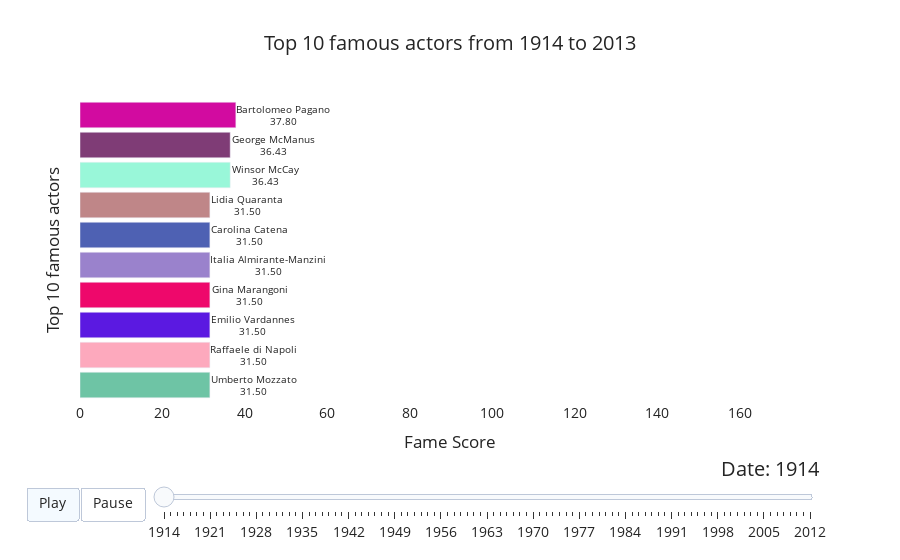

The cell this chart's notebook holds for it:
### Code cell
my_raceplot = barplot(cmu_character_subset,
                      item_column='actor_name',
                      value_column='fameScore',
                      time_column='release_year',
                      top_entries=10)

fig = my_raceplot.plot(title = 'Top 10 famous actors from 1914 to 2013',
                 item_label = 'Top 10 famous actors',
                 value_label = 'Fame Score',
                 frame_duration = 800)

fig.update_layout(colorway=MULT_COLOR, template=TEMPLATE)

### Figure 1 — Plotly figure (JSON) as saved in the notebook; plotly's stock layout.template omitted (floating-point values rounded to 4 significant figures)
{"data": [{"cliponaxis": false, "hoverinfo": "all", "marker": {"color": ["rgb(110, 196, 165)", "rgb(253, 169, 189)", "rgb(91, 25, 225)", "rgb(238, 8, 107)", "rgb(154, 130, 204)", "rgb(78, 97, 179)", "rgb(191, 134, 136)", "rgb(153, 247, 217)", "rgb(127, 60, 118)", "rgb(210, 11, 160)"]}, "orientation": "h", "textangle": 0, "textposition": "outside", "texttemplate": "%{y}<br>%{x:.4s}", "type": "bar", "x": [31.5, 31.5, 31.5, 31.5, 31.5, 31.5, 31.5, 36.43, 36.43, 37.8], "y": ["Umberto Mozzato", "Raffaele di Napoli", "Emilio Vardannes", "Gina Marangoni", "Italia Almirante-Manzini", "Carolina Catena", "Lidia Quaranta", "Winsor McCay", "George McManus", "Bartolomeo Pagano"]}], "layout": {"bargap": 0.15, "colorway": ["#4C78A8", "#F58518", "#E45756", "#72B7B2", "#54A24B", "#EECA3B", "#B279A2", "#FF9DA6", "#9D755D", "#BAB0AC"], "font": {"size": 14}, "plot_bgcolor": "#FFFFFF", "sliders": [{"active": 0, "currentvalue": {"font": {"size": 20}, "prefix": "Date: ", "visible": true, "xanchor": "right"}, "len": 0.9, "pad": {"b": 10, "t": 50}, "steps": [{"args": [["1914"], {"frame": {"duration": 800, "redraw": false}, "mode": "immediate", "transition": {"duration": 800}}], "label": "1914", "method": "animate"}, {"args": [["1915"], {"frame": {"duration": 800, "redraw": false}, "mode": "immediate", "transition": {"duration": 800}}], "label": "1915", "method": "animate"}, {"args": [["1916"], {"frame": {"duration": 800, "redraw": false}, "mode": "immediate", "transition": {"duration": 800}}], "label": "1916", "method": "animate"}, {"args": [["1917"], {"frame": {"duration": 800, "redraw": false}, "mode": "immediate", "transition": {"duration": 800}}], "label": "1917", "method": "animate"}, {"args": [["1918"], {"frame": {"duration": 800, "redraw": false}, "mode": "immediate", "transition": {"duration": 800}}], "label": "1918", "method": "animate"}, {"args": [["1919"], {"frame": {"duration": 800, "redraw": false}, "mode": "immediate", "transition": {"duration": 800}}], "label": "1919", "method": "animate"}, {"args": [["1920"], {"frame": {"duration": 800, "redraw": false}, "mode": "immediate", "transition": {"duration": 800}}], "label": "1920", "method": "animate"}, {"args": [["1921"], {"frame": {"duration": 800, "redraw": false}, "mode": "immediate", "transition": {"duration": 800}}], "label": "1921", "method": "animate"}, {"args": [["1922"], {"frame": {"duration": 800, "redraw": false}, "mode": "immediate", "transition": {"duration": 800}}], "label": "1922", "method": "animate"}, {"args": [["1923"], {"frame": {"duration": 800, "redraw": false}, "mode": "immediate", "transition": {"duration": 800}}], "label": "1923", "method": "animate"}, {"args": [["1924"], {"frame": {"duration": 800, "redraw": false}, "mode": "immediate", "transition": {"duration": 800}}], "label": "1924", "method": "animate"}, {"args": [["1925"], {"frame": {"duration": 800, "redraw": false}, "mode": "immediate", "transition": {"duration": 800}}], "label": "1925", "method": "animate"}, {"args": [["1926"], {"frame": {"duration": 800, "redraw": false}, "mode": "immediate", "transition": {"duration": 800}}], "label": "1926", "method": "animate"}, {"args": [["1927"], {"frame": {"duration": 800, "redraw": false}, "mode": "immediate", "transition": {"duration": 800}}], "label": "1927", "method": "animate"}, {"args": [["1928"], {"frame": {"duration": 800, "redraw": false}, "mode": "immediate", "transition": {"duration": 800}}], "label": "1928", "method": "animate"}, {"args": [["1929"], {"frame": {"duration": 800, "redraw": false}, "mode": "immediate", "transition": {"duration": 800}}], "label": "1929", "method": "animate"}, {"args": [["1930"], {"frame": {"duration": 800, "redraw": false}, "mode": "immediate", "transition": {"duration": 800}}], "label": "1930", "method": "animate"}, {"args": [["1931"], {"frame": {"duration": 800, "redraw": false}, "mode": "immediate", "transition": {"duration": 800}}], "label": "1931", "method": "animate"}, {"args": [["1932"], {"frame": {"duration": 800, "redraw": false}, "mode": "immediate", "transition": {"duration": 800}}], "label": "1932", "method": "animate"}, {"args": [["1933"], {"frame": {"duration": 800, "redraw": false}, "mode": "immediate", "transition": {"duration": 800}}], "label": "1933", "method": "animate"}, {"args": [["1934"], {"frame": {"duration": 800, "redraw": false}, "mode": "immediate", "transition": {"duration": 800}}], "label": "1934", "method": "animate"}, {"args": [["1935"], {"frame": {"duration": 800, "redraw": false}, "mode": "immediate", "transition": {"duration": 800}}], "label": "1935", "method": "animate"}, {"args": [["1936"], {"frame": {"duration": 800, "redraw": false}, "mode": "immediate", "transition": {"duration": 800}}], "label": "1936", "method": "animate"}, {"args": [["1937"], {"frame": {"duration": 800, "redraw": false}, "mode": "immediate", "transition": {"duration": 800}}], "label": "1937", "method": "animate"}, {"args": [["1938"], {"frame": {"duration": 800, "redraw": false}, "mode": "immediate", "transition": {"duration": 800}}], "label": "1938", "method": "animate"}, {"args": [["1939"], {"frame": {"duration": 800, "redraw": false}, "mode": "immediate", "transition": {"duration": 800}}], "label": "1939", "method": "animate"}, {"args": [["1940"], {"frame": {"duration": 800, "redraw": false}, "mode": "immediate", "transition": {"duration": 800}}], "label": "1940", "method": "animate"}, {"args": [["1941"], {"frame": {"duration": 800, "redraw": false}, "mode": "immediate", "transition": {"duration": 800}}], "label": "1941", "method": "animate"}, {"args": [["1942"], {"frame": {"duration": 800, "redraw": false}, "mode": "immediate", "transition": {"duration": 800}}], "label": "1942", "method": "animate"}, {"args": [["1943"], {"frame": {"duration": 800, "redraw": false}, "mode": "immediate", "transition": {"duration": 800}}], "label": "1943", "method": "animate"}, {"args": [["1944"], {"frame": {"duration": 800, "redraw": false}, "mode": "immediate", "transition": {"duration": 800}}], "label": "1944", "method": "animate"}, {"args": [["1945"], {"frame": {"duration": 800, "redraw": false}, "mode": "immediate", "transition": {"duration": 800}}], "label": "1945", "method": "animate"}, {"args": [["1946"], {"frame": {"duration": 800, "redraw": false}, "mode": "immediate", "transition": {"duration": 800}}], "label": "1946", "method": "animate"}, {"args": [["1947"], {"frame": {"duration": 800, "redraw": false}, "mode": "immediate", "transition": {"duration": 800}}], "label": "1947", "method": "animate"}, {"args": [["1948"], {"frame": {"duration": 800, "redraw": false}, "mode": "immediate", "transition": {"duration": 800}}], "label": "1948", "method": "animate"}, {"args": [["1949"], {"frame": {"duration": 800, "redraw": false}, "mode": "immediate", "transition": {"duration": 800}}], "label": "1949", "method": "animate"}, {"args": [["1950"], {"frame": {"duration": 800, "redraw": false}, "mode": "immediate", "transition": {"duration": 800}}], "label": "1950", "method": "animate"}, {"args": [["1951"], {"frame": {"duration": 800, "redraw": false}, "mode": "immediate", "transition": {"duration": 800}}], "label": "1951", "method": "animate"}, {"args": [["1952"], {"frame": {"duration": 800, "redraw": false}, "mode": "immediate", "transition": {"duration": 800}}], "label": "1952", "method": "animate"}, {"args": [["1953"], {"frame": {"duration": 800, "redraw": false}, "mode": "immediate", "transition": {"duration": 800}}], "label": "1953", "method": "animate"}, {"args": [["1954"], {"frame": {"duration": 800, "redraw": false}, "mode": "immediate", "transition": {"duration": 800}}], "label": "1954", "method": "animate"}, {"args": [["1955"], {"frame": {"duration": 800, "redraw": false}, "mode": "immediate", "transition": {"duration": 800}}], "label": "1955", "method": "animate"}, {"args": [["1956"], {"frame": {"duration": 800, "redraw": false}, "mode": "immediate", "transition": {"duration": 800}}], "label": "1956", "method": "animate"}, {"args": [["1957"], {"frame": {"duration": 800, "redraw": false}, "mode": "immediate", "transition": {"duration": 800}}], "label": "1957", "method": "animate"}, {"args": [["1958"], {"frame": {"duration": 800, "redraw": false}, "mode": "immediate", "transition": {"duration": 800}}], "label": "1958", "method": "animate"}, {"args": [["1959"], {"frame": {"duration": 800, "redraw": false}, "mode": "immediate", "transition": {"duration": 800}}], "label": "1959", "method": "animate"}, {"args": [["1960"], {"frame": {"duration": 800, "redraw": false}, "mode": "immediate", "transition": {"duration": 800}}], "label": "1960", "method": "animate"}, {"args": [["1961"], {"frame": {"duration": 800, "redraw": false}, "mode": "immediate", "transition": {"duration": 800}}], "label": "1961", "method": "animate"}, {"args": [["1962"], {"frame": {"duration": 800, "redraw": false}, "mode": "immediate", "transition": {"duration": 800}}], "label": "1962", "method": "animate"}, {"args": [["1963"], {"frame": {"duration": 800, "redraw": false}, "mode": "immediate", "transition": {"duration": 800}}], "label": "1963", "method": "animate"}, {"args": [["1964"], {"frame": {"duration": 800, "redraw": false}, "mode": "immediate", "transition": {"duration": 800}}], "label": "1964", "method": "animate"}, {"args": [["1965"], {"frame": {"duration": 800, "redraw": false}, "mode": "immediate", "transition": {"duration": 800}}], "label": "1965", "method": "animate"}, {"args": [["1966"], {"frame": {"duration": 800, "redraw": false}, "mode": "immediate", "transition": {"duration": 800}}], "label": "1966", "method": "animate"}, {"args": [["1967"], {"frame": {"duration": 800, "redraw": false}, "mode": "immediate", "transition": {"duration": 800}}], "label": "1967", "method": "animate"}, {"args": [["1968"], {"frame": {"duration": 800, "redraw": false}, "mode": "immediate", "transition": {"duration": 800}}], "label": "1968", "method": "animate"}, {"args": [["1969"], {"frame": {"duration": 800, "redraw": false}, "mode": "immediate", "transition": {"duration": 800}}], "label": "1969", "method": "animate"}, {"args": [["1970"], {"frame": {"duration": 800, "redraw": false}, "mode": "immediate", "transition": {"duration": 800}}], "label": "1970", "method": "animate"}, {"args": [["1971"], {"frame": {"duration": 800, "redraw": false}, "mode": "immediate", "transition": {"duration": 800}}], "label": "1971", "method": "animate"}, {"args": [["1972"], {"frame": {"duration": 800, "redraw": false}, "mode": "immediate", "transition": {"duration": 800}}], "label": "1972", "method": "animate"}, {"args": [["1973"], {"frame": {"duration": 800, "redraw": false}, "mode": "immediate", "transition": {"duration": 800}}], "label": "1973", "method": "animate"}, {"args": [["1974"], {"frame": {"duration": 800, "redraw": false}, "mode": "immediate", "transition": {"duration": 800}}], "label": "1974", "method": "animate"}, {"args": [["1975"], {"frame": {"duration": 800, "redraw": false}, "mode": "immediate", "transition": {"duration": 800}}], "label": "1975", "method": "animate"}, {"args": [["1976"], {"frame": {"duration": 800, "redraw": false}, "mode": "immediate", "transition": {"duration": 800}}], "label": "1976", "method": "animate"}, {"args": [["1977"], {"frame": {"duration": 800, "redraw": false}, "mode": "immediate", "transition": {"duration": 800}}], "label": "1977", "method": "animate"}, {"args": [["1978"], {"frame": {"duration": 800, "redraw": false}, "mode": "immediate", "transition": {"duration": 800}}], "label": "1978", "method": "animate"}, {"args": [["1979"], {"frame": {"duration": 800, "redraw": false}, "mode": "immediate", "transition": {"duration": 800}}], "label": "1979", "method": "animate"}, {"args": [["1980"], {"frame": {"duration": 800, "redraw": false}, "mode": "immediate", "transition": {"duration": 800}}], "label": "1980", "method": "animate"}, {"args": [["1981"], {"frame": {"duration": 800, "redraw": false}, "mode": "immediate", "transition": {"duration": 800}}], "label": "1981", "method": "animate"}, {"args": [["1982"], {"frame": {"duration": 800, "redraw": false}, "mode": "immediate", "transition": {"duration": 800}}], "label": "1982", "method": "animate"}, {"args": [["1983"], {"frame": {"duration": 800, "redraw": false}, "mode": "immediate", "transition": {"duration": 800}}], "label": "1983", "method": "animate"}, {"args": [["1984"], {"frame": {"duration": 800, "redraw": false}, "mode": "immediate", "transition": {"duration": 800}}], "label": "1984", "method": "animate"}, {"args": [["1985"], {"frame": {"duration": 800, "redraw": false}, "mode": "immediate", "transition": {"duration": 800}}], "label": "1985", "method": "animate"}, {"args": [["1986"], {"frame": {"duration": 800, "redraw": false}, "mode": "immediate", "transition": {"duration": 800}}], "label": "1986", "method": "animate"}, {"args": [["1987"], {"frame": {"duration": 800, "redraw": false}, "mode": "immediate", "transition": {"duration": 800}}], "label": "1987", "method": "animate"}, {"args": [["1988"], {"frame": {"duration": 800, "redraw": false}, "mode": "immediate", "transition": {"duration": 800}}], "label": "1988", "method": "animate"}, {"args": [["1989"], {"frame": {"duration": 800, "redraw": false}, "mode": "immediate", "transition": {"duration": 800}}], "label": "1989", "method": "animate"}, {"args": [["1990"], {"frame": {"duration": 800, "redraw": false}, "mode": "immediate", "transition": {"duration": 800}}], "label": "1990", "method": "animate"}, {"args": [["1991"], {"frame": {"duration": 800, "redraw": false}, "mode": "immediate", "transition": {"duration": 800}}], "label": "1991", "method": "animate"}, {"args": [["1992"], {"frame": {"duration": 800, "redraw": false}, "mode": "immediate", "transition": {"duration": 800}}], "label": "1992", "method": "animate"}, {"args": [["1993"], {"frame": {"duration": 800, "redraw": false}, "mode": "immediate", "transition": {"duration": 800}}], "label": "1993", "method": "animate"}, {"args": [["1994"], {"frame": {"duration": 800, "redraw": false}, "mode": "immediate", "transition": {"duration": 800}}], "label": "1994", "method": "animate"}, {"args": [["1995"], {"frame": {"duration": 800, "redraw": false}, "mode": "immediate", "transition": {"duration": 800}}], "label": "1995", "method": "animate"}, {"args": [["1996"], {"frame": {"duration": 800, "redraw": false}, "mode": "immediate", "transition": {"duration": 800}}], "label": "1996", "method": "animate"}, {"args": [["1997"], {"frame": {"duration": 800, "redraw": false}, "mode": "immediate", "transition": {"duration": 800}}], "label": "1997", "method": "animate"}, {"args": [["1998"], {"frame": {"duration": 800, "redraw": false}, "mode": "immediate", "transition": {"duration": 800}}], "label": "1998", "method": "animate"}, {"args": [["1999"], {"frame": {"duration": 800, "redraw": false}, "mode": "immediate", "transition": {"duration": 800}}], "label": "1999", "method": "animate"}, {"args": [["2000"], {"frame": {"duration": 800, "redraw": false}, "mode": "immediate", "transition": {"duration": 800}}], "label": "2000", "method": "animate"}, {"args": [["2001"], {"frame": {"duration": 800, "redraw": false}, "mode": "immediate", "transition": {"duration": 800}}], "label": "2001", "method": "animate"}, {"args": [["2002"], {"frame": {"duration": 800, "redraw": false}, "mode": "immediate", "transition": {"duration": 800}}], "label": "2002", "method": "animate"}, {"args": [["2003"], {"frame": {"duration": 800, "redraw": false}, "mode": "immediate", "transition": {"duration": 800}}], "label": "2003", "method": "animate"}, {"args": [["2004"], {"frame": {"duration": 800, "redraw": false}, "mode": "immediate", "transition": {"duration": 800}}], "label": "2004", "method": "animate"}, {"args": [["2005"], {"frame": {"duration": 800, "redraw": false}, "mode": "immediate", "transition": {"duration": 800}}], "label": "2005", "method": "animate"}, {"args": [["2006"], {"frame": {"duration": 800, "redraw": false}, "mode": "immediate", "transition": {"duration": 800}}], "label": "2006", "method": "animate"}, {"args": [["2007"], {"frame": {"duration": 800, "redraw": false}, "mode": "immediate", "transition": {"duration": 800}}], "label": "2007", "method": "animate"}, {"args": [["2008"], {"frame": {"duration": 800, "redraw": false}, "mode": "immediate", "transition": {"duration": 800}}], "label": "2008", "method": "animate"}, {"args": [["2009"], {"frame": {"duration": 800, "redraw": false}, "mode": "immediate", "transition": {"duration": 800}}], "label": "2009", "method": "animate"}, {"args": [["2010"], {"frame": {"duration": 800, "redraw": false}, "mode": "immediate", "transition": {"duration": 800}}], "label": "2010", "method": "animate"}, {"args": [["2011"], {"frame": {"duration": 800, "redraw": false}, "mode": "immediate", "transition": {"duration": 800}}], "label": "2011", "method": "animate"}, {"args": [["2012"], {"frame": {"duration": 800, "redraw": false}, "mode": "immediate", "transition": {"duration": 800}}], "label": "2012", "method": "animate"}], "transition": {"duration": 300, "easing": "cubic-in-out"}, "x": 0.1, "xanchor": "left", "y": 0, "yanchor": "top"}], "title": {"text": "Top 10 famous actors from 1914 to 2013"}, "updatemenus": [{"buttons": [{"args": [null, {"frame": {"duration": 800, "redraw": false}, "fromcurrent": true, "transition": {"duration": 800, "easing": "quadratic-in-out"}}], "label": "Play", "method": "animate"}, {"args": [[null], {"frame": {"duration": 0, "redraw": false}, "mode": "immediate", "transition": {"duration": 0}}], "label": "Pause", "method": "animate"}], "direction": "left", "pad": {"r": 10, "t": 87}, "showactive": true, "type": "buttons", "x": 0.1, "xanchor": "right", "y": 0, "yanchor": "top"}], "xaxis": {"range": [0, 179.5], "showline": true, "showticklabels": true, "title": {"text": "Fame Score"}, "visible": true}, "yaxis": {"showline": false, "showticklabels": false, "title": {"text": "Top 10 famous actors"}, "visible": true}}}
